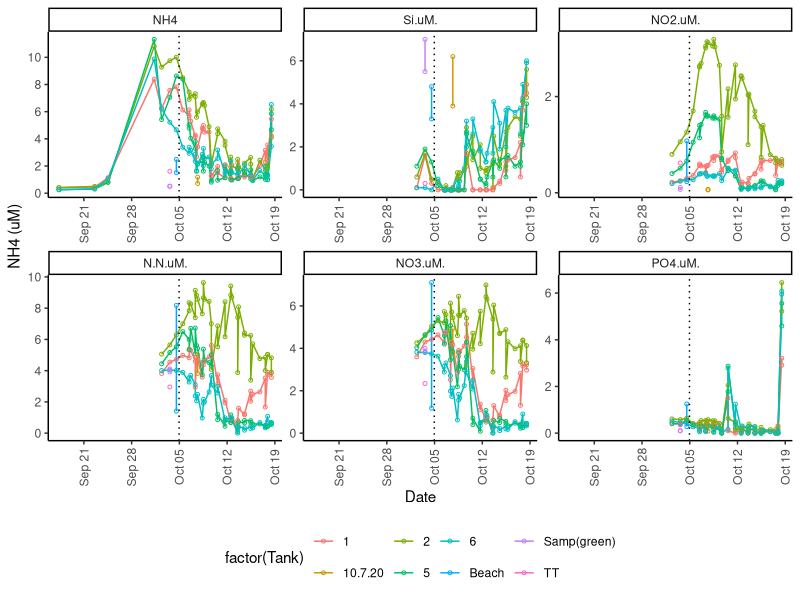
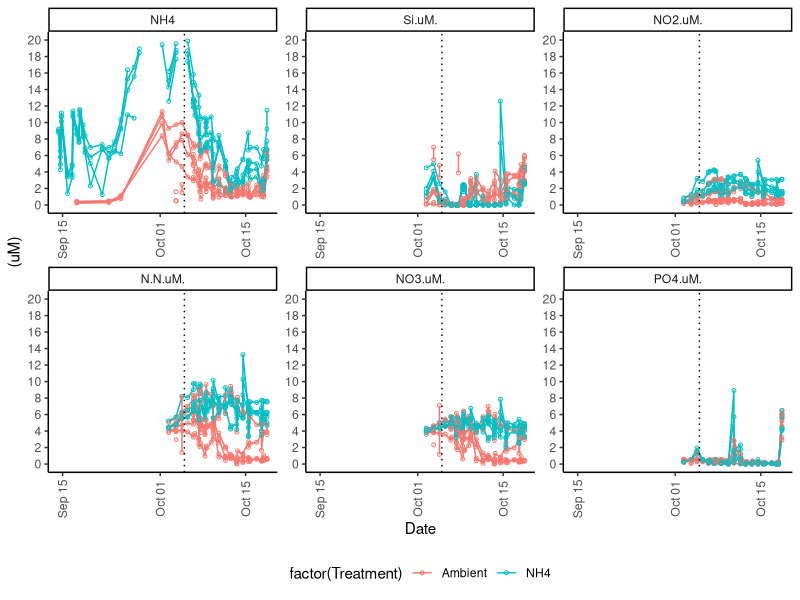
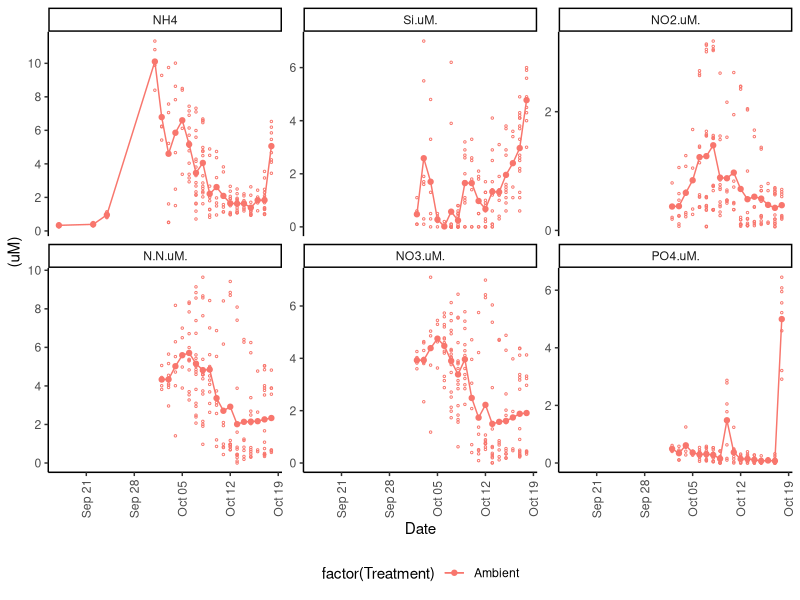
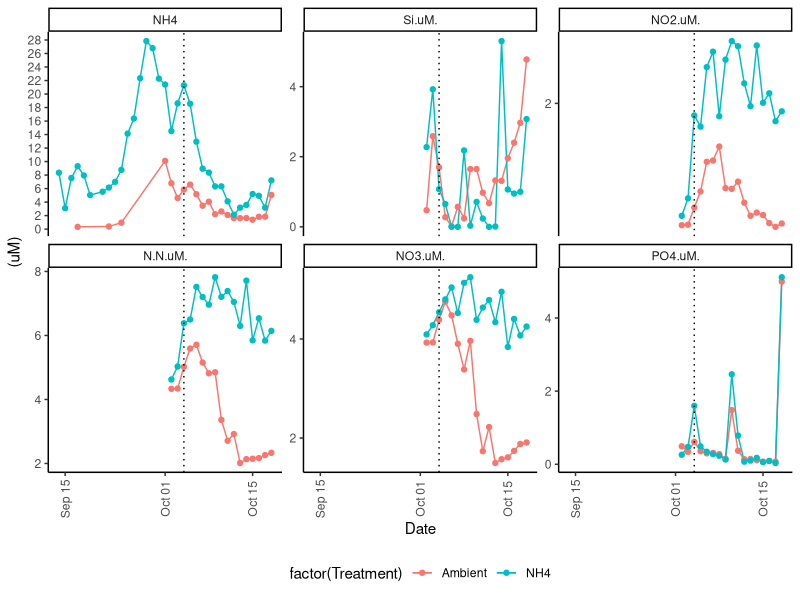
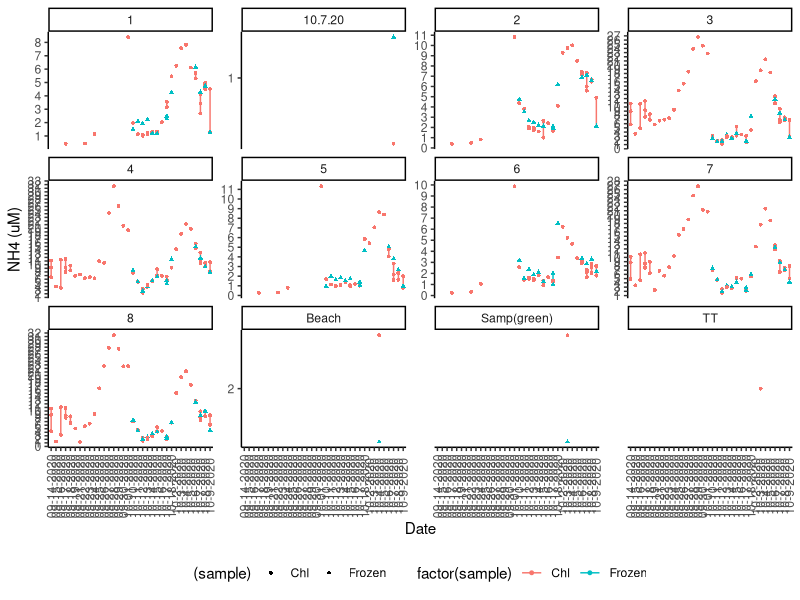
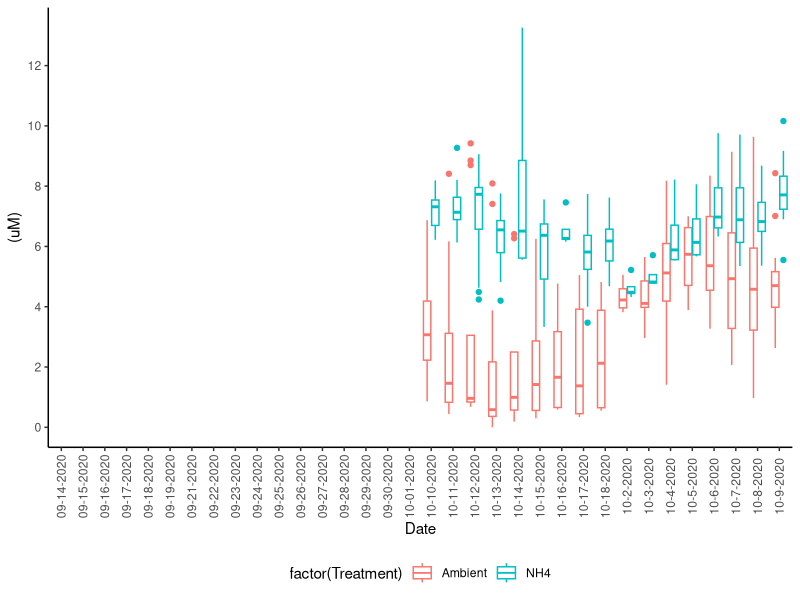
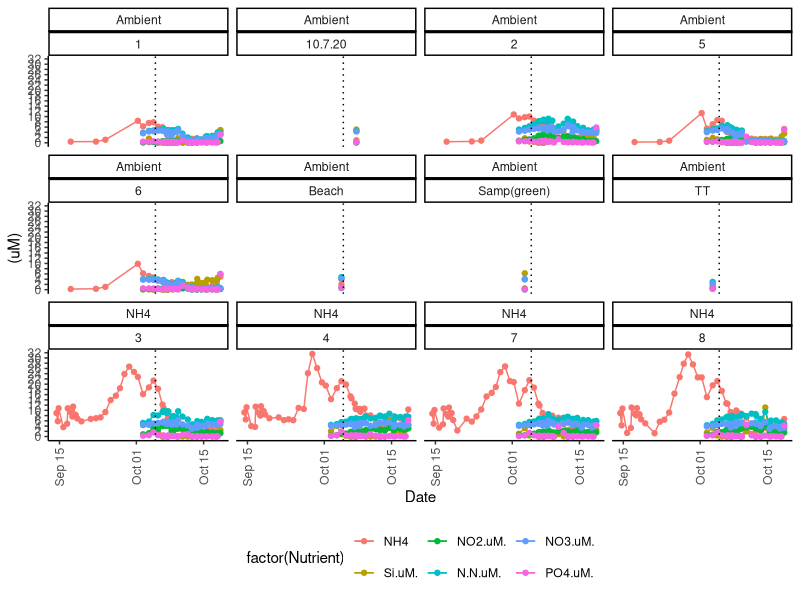

Reproduce these figures in R, in order. (Note: this script raises an error after producing the figures.)
## ---- chunk 1
knitr::opts_chunk$set(echo = TRUE, warning=FALSE, message=FALSE) 
                      #fig.width=4, fig.height=3 )
## ---- chunk 2

# Libraries
  library(reshape2)
  library(tidyverse)
  library(tidyr)
  library(lubridate)

# Graphs

theme_set (theme_classic() + theme(panel.grid.major = element_blank(),
                              panel.grid.minor = element_blank(), 
                              axis.line = element_line(colour = "black"),
                              legend.position="bottom",
                              axis.text.x = element_text(angle = 90, vjust = 0.5),
                              plot.title = element_text(size=12, face="bold"),
                              #panel.border = element_rect(colour = "black", fill=NA, size=1)
                              panel.border = element_blank()
                              ))
## ---- chunk 3
# Nutrients

Nutrients<-read.csv("Data/Nutrient samples_round4.csv")
  summary(Nutrients)
  
  #Nutrients$Date<-as.Date(Nutrients$Date, "%m-%d-%Y")
  #Nutrients$Time<-paste(Nutrients$Date, Nutrients$Hour, sep = " ")

  #Nutrients$Time<-strptime(Nutrients$Time, "%Y-%m-%d %H:%M:%S")
  #Nutrients$Time <- as.POSIXct(Nutrients$Time)
  #Nutrients$Date <- as.Date(Nutrients$Time)
  
summary(Nutrients)

# Tall format
  Nutrients.tall <- gather(Nutrients, Nutrient, Concentration, 
                      NH4:PO4.uM., factor_key=TRUE)
  Nutrients.tall$Date<-as.Date(Nutrients.tall$Date, "%m-%d-%Y")
  Nutrients.tall$Time<-paste(Nutrients.tall$Date, Nutrients$Hour, sep = " ")

  Nutrients.tall$Time<-strptime(Nutrients.tall$Time, "%Y-%m-%d %H:%M:%S")
  Nutrients.tall$Time <- as.POSIXct(Nutrients.tall$Time)
  Nutrients.tall$Date <- as.Date(Nutrients.tall$Time)
  
  summary(Nutrients.tall)
  
## ---- chunk 4
# Precipitation
  Precipitation<-read.csv("Data/Precipitation.csv")

  Precipitation$Time<-paste(Precipitation$Date, Precipitation$Hour, sep = " ")
  Precipitation$Time<-strptime(Precipitation$Time, "%Y-%m-%d %H:%M:%S")
  Precipitation$Time <- as.POSIXct(Precipitation$Time)

  Precipitation$Date<-as.Date(Precipitation$Date, "%Y-%m-%d")
  

# Salinity
  Salinity<-read.csv("Data/System.csv")
  Salinity$Time<-strptime(Salinity$Time, "%m/%d/%Y %H:%M:%S")
  Salinity$Time <- as.POSIXct(Salinity$Time)
  Salinity$Date <- as.Date(Salinity$Time)
  summary(Salinity)
  
  
Summary.Salinity<- Salinity %>%
  group_by(Date)%>%
  dplyr::summarise(mean=mean(Salinity), 
            min=min(Salinity),
            max=max(Salinity))

Summary.Salinity<-left_join(Summary.Salinity, Precipitation, by=("Date"))
Summary.Salinity$Precipitation<-as.numeric(Summary.Salinity$Precipitation)

summary(Summary.Salinity)
## ---- chunk 5
TankNutrients<- ggplot(subset(Nutrients.tall, Treatment=="Ambient"),
                       aes (Time, Concentration, group=(Tank),
                                            colour=factor(Tank))) +
  #geom_vline(xintercept=1500)+
  geom_line(linetype=1)+
  geom_point(alpha=1, size=1, shape=21)+
  scale_y_continuous(#limits = c(0, 35),
                         breaks = seq(0, 35, 2),  
                       #  expand = c(0, 0),
                         name=("NH4 (uM)"))+
  scale_x_datetime(date_minor_breaks = "1 day", 
               name=("Date"))+
  geom_vline(xintercept = as.numeric(as_datetime("2020-10-04 23:00:00")), linetype=3)
  
TankNutrients+facet_wrap(Nutrient~., scales = "free")


TankNutrients<- ggplot(Nutrients.tall, aes (Time, Concentration, group=(Tank),
                                            colour=factor(Treatment))) +
  #geom_vline(xintercept=1500)+
  geom_line(linetype=1)+
  geom_point(alpha=1, size=1, shape=21)+
  scale_y_continuous(limits = c(0, 20),
                         breaks = seq(0, 35, 2),  
                       #  expand = c(0, 0),
                         name=("(uM)"))+
  scale_x_datetime(date_minor_breaks = "1 day", 
               name=("Date"))+
  geom_vline(xintercept = as.numeric(as_datetime("2020-10-04 23:00:00")), linetype=3)
  
TankNutrients+facet_wrap(Nutrient~., scales = "free")


## ---- chunk 6
TankNutrients<- ggplot(subset(Nutrients.tall, Treatment=="Ambient"),
                       aes (Date, Concentration, colour=factor(Treatment))) +
  #geom_vline(xintercept=1500)+
  #geom_line(linetype=1)+
  geom_point(alpha=1, size=0.5, shape=21)+
  stat_summary(fun.data = "mean_cl_boot",geom = "errorbar", width = 0.2 )+
  stat_summary(fun.y=mean, geom="line") + 
  stat_summary(fun.y=mean, geom="point") +
  scale_y_continuous(#limits = c(0, 20),
                      breaks = seq(0, 35, 2),  
                      #  expand = c(0, 0),
                      name=("(uM)"))#+
  #scale_x_datetime(date_minor_breaks = "1 day", 
   #            name=("Date"))+
  #geom_vline(xintercept = as.numeric(as_datetime("2020-10-04 23:00:00")), linetype=3)
  
TankNutrients+facet_wrap(Nutrient~., scales = "free_y")


TankNutrients<- ggplot(Nutrients.tall, aes (Date, Concentration, colour=factor(Treatment))) +
  #geom_vline(xintercept=1500)+
  #geom_line(linetype=1)+
  #geom_point(alpha=1, size=1, shape=21)+
  stat_summary(fun.data = "mean_cl_boot",geom = "errorbar", width = 0.2 )+
  stat_summary(fun.y=mean, geom="line") + 
  stat_summary(fun.y=mean, geom="point") +
  scale_y_continuous(#limits = c(0, 20),
                      breaks = seq(0, 35, 2),  
                      #  expand = c(0, 0),
                      name=("(uM)"))+
  geom_vline(xintercept = as.numeric(as.Date("2020-10-04")), linetype=3)
TankNutrients+facet_wrap(~Nutrient, scales = "free_y")

TankNutrients<- ggplot(Nutrients,
                       aes (Date, NH4, shape=(sample), colour=factor(sample))) +
  #geom_vline(xintercept=1500)+
  #geom_line(linetype=1)+
  geom_line()+
  geom_point(alpha=1, size=1)+
  #stat_summary(fun.data = "mean_cl_boot",geom = "errorbar", width = 0.2 )+
  #stat_summary(fun.y=mean, geom="line") + 
  #stat_summary(fun.y=mean, geom="point") +
  scale_y_continuous(#limits = c(0, 20),
                      breaks = seq(0, 35, 1),  
                      #  expand = c(0, 0),
                      name=("NH4 (uM)"))+
  geom_vline(xintercept = as.numeric(as.Date("2020-10-04")), linetype=3)
TankNutrients+facet_wrap(~Tank, scales = "free_y")


NO3<- ggplot(Nutrients, aes (Date, N.N.uM., colour=factor(Treatment))) +
  #geom_vline(xintercept=1500)+
  #geom_line(linetype=1)+
  #geom_point(alpha=1, size=1, shape=21)+
  geom_boxplot()+
  stat_summary(fun.data = "mean_cl_boot",geom = "errorbar", width = 0.2 )+
  #stat_summary(fun.y=mean, geom="line") + 
  #stat_summary(fun.y=mean, geom="point") +
  scale_y_continuous(#limits = c(0, 20),
                      breaks = seq(0, 35, 2),  
                      #  expand = c(0, 0),
                      name=("(uM)"))+
geom_vline(xintercept = as.numeric(as.Date("2020-10-04")), linetype=3)
NO3



## ---- chunk 7
TankNutrients<- ggplot(Nutrients.tall, aes (Time, Concentration, colour=factor(Nutrient))) +
  #geom_vline(xintercept=1500)+
  #geom_line(linetype=1)+
  #geom_point(alpha=1, size=1, shape=21)+
  stat_summary(fun.data = "mean_cl_boot",geom = "errorbar", width = 0.2 )+
  stat_summary(fun.y=mean, geom="line") + 
  stat_summary(fun.y=mean, geom="point") +
  scale_y_continuous(#limits = c(0, 20),
                      breaks = seq(0, 35, 2),  
                      #  expand = c(0, 0),
                      name=("(uM)"))+
  scale_x_datetime(date_minor_breaks = "1 day", 
               name=("Date"))+
  geom_vline(xintercept = as.numeric(as_datetime("2020-10-04 23:00:00")), linetype=3)
  
TankNutrients+facet_wrap(Treatment~Tank)
## ---- chunk 8

TankNH4<- ggplot(Nutrients., aes (x=Time)) +
  #geom_vline(xintercept=1500)+
  geom_line(aes(y=NH4, group=(Tank), colour=factor(Treatment)), linetype=2)+
  geom_point(aes(y=NH4, colour=factor(Treatment)), alpha=1, size=2, shape=21)+
  geom_hline(yintercept = 10, linetype=3)+
  geom_hline(yintercept = 20, linetype=3)+
  geom_hline(yintercept = 30, linetype=3)+
  
  scale_y_continuous(limits = c(0, 35),
                         breaks = seq(0, 35, 2),  
                         expand = c(0.01, 0),
                         name=("NH4 (uM)"))+
  scale_x_datetime(breaks = "1 day", 
                   #limits = c(Sys.Date() - 20, NA),
                    #limits = as.Date(c("2020-09-14","2020-10-03")),
                    name=("Date"))

TankNH4+facet_grid(sample~.)

## ---- chunk 9

TankNutrients<- ggplot(Nutrients, aes (Time, NH4, colour=factor(Tank))) +
  #geom_vline(xintercept=1500)+
  #geom_line(linetype=2)+
  geom_point(alpha=1, size=2)+
  scale_y_continuous(limits = c(0, 35),
                         breaks = seq(0, 35, 2),  
                         expand = c(0, 0),
                         name=("NH4 (uM)"))+
  scale_x_datetime(date_minor_breaks = "1 day", 
               name=("Date"))

TankNutrients+facet_grid(Treatment~.)

## ---- chunk 10

TankNH4<- ggplot(Nutrients, aes (x=Time)) +
  #geom_vline(xintercept=1500)+
  geom_line(aes(y=NH4, group=(Tank), colour=factor(Treatment)), linetype=2)+
  geom_point(aes(y=NH4, colour=factor(Treatment)), alpha=1, size=2, shape=21)+
  geom_hline(yintercept = 10, linetype=3)+
  geom_hline(yintercept = 20, linetype=3)+
  geom_hline(yintercept = 30, linetype=3)+
  
  scale_y_continuous(limits = c(0, 35),
                         breaks = seq(0, 35, 2),  
                         expand = c(0.01, 0),
                         name=("NH4 (uM)"))+
  scale_x_datetime(breaks = "1 day", 
                   #limits = c(Sys.Date() - 20, NA),
                    #limits = as.Date(c("2020-09-14","2020-10-03")),
                    name=("Date"))

TankNH4+facet_grid(sample~.)


## ---- chunk 11

TankNO3<- ggplot(Nutrients, aes (x=Time)) +
  #geom_vline(xintercept=1500)+
  geom_line(aes(y=NO3.uM., group=(Tank), colour=factor(Treatment)), linetype=2)+
  geom_point(aes(y=NO3.uM., colour=factor(Treatment)), alpha=1, size=2, shape=21)+
  geom_hline(yintercept = 10, linetype=3)+
  geom_hline(yintercept = 20, linetype=3)+
  geom_hline(yintercept = 30, linetype=3)+
  
  scale_y_continuous(limits = c(0, 10),
                         breaks = seq(0, 10, 0.5),  
                         expand = c(0.01, 0),
                         name=("NO3 (uM)"))+
  scale_x_datetime(breaks = "1 day", 
                   #limits = c(Sys.Date() - 20, NA),
                    #limits = as.Date(c("2020-09-14","2020-10-03")),
                    name=("Date"))

TankNO3+facet_grid(sample~.)



TankNN<- ggplot(Nutrients, aes (x=Date)) +
  #geom_vline(xintercept=1500)+
  geom_line(aes(y=N.N.uM., group=(Tank), colour=factor(Tank)), linetype=2)+
  geom_point(aes(y=N.N.uM., colour=factor(Tank), shape=factor(Treatment)), alpha=1, size=2)+
  geom_hline(yintercept = 10, linetype=3)+
  geom_hline(yintercept = 20, linetype=3)+
  geom_hline(yintercept = 30, linetype=3)+
  
  scale_y_continuous(limits = c(0, 10),
                         breaks = seq(0, 10, 0.5),  
                         expand = c(0.01, 0),
                         name=("NO3 + NO2 (uM)"))+
  scale_x_date(breaks = "1 day", 
                   #limits = c(Sys.Date() - 20, NA),
                    limits = as.Date(c("2020-09-20","2020-10-20")),
                    name=("Date"))

TankNN+facet_grid(sample~Treatment)

TankNh4<- ggplot(Nutrients, aes (x=Time)) +
  #geom_vline(xintercept=1500)+
  geom_line(aes(y=NH4, group=(Tank), colour=factor(Tank)), linetype=2)+
  geom_point(aes(y=NH4, colour=factor(Tank), shape=factor(Treatment)), alpha=1, size=2)+
  geom_hline(yintercept = 10, linetype=3)+
  geom_hline(yintercept = 20, linetype=3)+
  geom_hline(yintercept = 30, linetype=3)+
  geom_vline(xintercept = as.Date("2020-10-05"), linetype=3)+

  
  scale_y_continuous(limits = c(0, 15),
                         breaks = seq(0, 35, 2),  
                         expand = c(0.01, 0),
                         name=("NH4 (uM)"))+
  scale_x_datetime(breaks = "1 day", 
                   #limits = c(Sys.Date() - 20, NA),
                    #limits = as.Date(c("2020-09-14","2020-10-03")),
                    name=("Date"))

TankNh4+facet_grid(sample~.)

TankPO3<- ggplot(Nutrients, aes (x=Time)) +
  #geom_vline(xintercept=1500)+
  geom_line(aes(y=PO4..uM., group=(Tank), colour=factor(Treatment)), linetype=2)+
  geom_point(aes(y=PO4..uM., colour=factor(Treatment)), alpha=1, size=2, shape=21)+
  geom_hline(yintercept = 10, linetype=3)+
  geom_hline(yintercept = 20, linetype=3)+
  geom_hline(yintercept = 30, linetype=3)+
  
  scale_y_continuous(limits = c(0, 10),
                         breaks = seq(0, 10, 0.5),  
                         expand = c(0.01, 0),
                         name=("PO3 (uM)"))+
  scale_x_datetime(breaks = "1 day", 
                   #limits = c(Sys.Date() - 20, NA),
                    #limits = as.Date(c("2020-09-14","2020-10-03")),
                    name=("Date"))

TankPO3+facet_grid(sample~.)

## ---- chunk 12
 TankNutrients<- ggplot(Nutrients, aes (Time, NH4, colour=factor(Tank))) +
  #geom_vline(xintercept=1500)+
  geom_line(linetype=2)+
  geom_point(alpha=1, size=2)+
  scale_y_continuous(limits = c(0, 35),
                         breaks = seq(0, 35, 2),  
                         expand = c(0, 0),
                         name=("NH4 (uM)"))+
  scale_x_datetime(date_minor_breaks = "1 day", 
               name=("Date"))

TankNutrients+facet_grid(Treatment~.)

## ---- chunk 13
Salinity_plot<- ggplot(Salinity, aes (x=Time, y=Salinity)) +
  #geom_vline(xintercept=1500)+
  geom_line()+
    scale_y_continuous(limits = c(15, 36),
                         breaks = seq(15, 35, 2),  
                         expand = c(0.01, 0),
                         name=("Salinity (?)"))+
  scale_x_datetime(breaks = "1 week", 
                   #limits = c(Sys.Date() - 20, NA),
                    #limits = as.Date(c("2020-09-14","2020-10-03")),
                    name=("Date"))

Salinity_plot


Salinity_summary<- ggplot(Summary.Salinity, aes (x=Date)) +
  #geom_vline(xintercept=1500)+
  geom_line(aes(y=min), colour="blue")+
  geom_line(aes(y=max), colour="red")+
  geom_line(aes(y=mean), colour="black")+
  geom_line(aes(y=Precipitation*10), colour="black")+
  geom_hline(yintercept = 30, linetype=3)+
  geom_hline(yintercept = 33, linetype=3)+
  
  # Data collection
  geom_vline(xintercept = as.Date("2020-08-12"), linetype=3)+
  geom_vline(xintercept = as.Date("2020-09-04"), linetype=3)+
  geom_vline(xintercept = as.Date("2020-09-11"), linetype=3)+
  geom_vline(xintercept = as.Date("2020-09-14"), linetype=4)+
  geom_vline(xintercept = as.Date("2020-09-18"), linetype=3)+
  geom_vline(xintercept = as.Date("2020-09-25"), linetype=3)+
  geom_vline(xintercept = as.Date("2020-10-02"), linetype=3)+
  geom_vline(xintercept = as.Date("2020-10-09"), linetype=3)+
  
  geom_hline(yintercept = 33, linetype=3)+
  
  scale_y_continuous(limits = c(0, 36),
                         breaks = seq(0, 35, 2),  
                         expand = c(0.01, 0),
                         name=("Salinity (?)"))+
  scale_x_date(breaks = "3 day", 
                   #limits = c(Sys.Date() - 20, NA),
                    #limits = as.Date(c("2020-09-14","2020-10-03")),
                    name=("Date"))

Salinity_summary

## ---- chunk 14
All_summary<- ggplot() +
  
  geom_hline(yintercept = 30, linetype=3)+
  geom_hline(yintercept = 33, linetype=3)+
  
  # Data collection
  geom_vline(xintercept = as.Date("2020-08-12"), linetype=3)+
  geom_vline(xintercept = as.Date("2020-08-21"), linetype=3)+
  geom_vline(xintercept = as.Date("2020-09-04"), linetype=3)+
  geom_vline(xintercept = as.Date("2020-09-11"), linetype=3)+
  geom_vline(xintercept = as.Date("2020-09-14"), linetype=4)+
  geom_vline(xintercept = as.Date("2020-09-18"), linetype=3)+
  geom_vline(xintercept = as.Date("2020-09-25"), linetype=3)+
  geom_vline(xintercept = as.Date("2020-10-02"), linetype=3)+
  geom_vline(xintercept = as.Date("2020-10-09"), linetype=3)+
  
  geom_line(data=Summary.Salinity, aes(x=Date, y=min), colour="blue")+
  geom_line(data=Summary.Salinity, aes(x=Date, y=max), colour="red")+
  geom_line(data=Summary.Salinity, aes( x=Date, y=mean), colour="black")+
  
  geom_line(data=Summary.Salinity, aes(x=Date, y=Precipitation+20), colour="black")+
  geom_point(data=Summary.Salinity, aes(x=Date, y=Precipitation+20), colour="black", alpha=1, size=1)+
  
  #geom_line(data=Nutrients, aes (x=as.Date(Time), y=NH4, group=factor(Tank), 
  #                               colour=Treatment), linetype=2) +
  #geom_point(data=Nutrients, aes (x=as.Date(Time), y=NH4, group=factor(Tank),
   #                               colour=Treatment), alpha=1, size=2, shape=21) +
  geom_line(data=Nutrients, aes (x=Date, y=PO4..uM., group=factor(Tank), 
                                 colour=Treatment), linetype=1) +
  
  
  scale_y_continuous(limits = c(0, 36),
                         breaks = seq(0, 35, 2),  
                         expand = c(0.01, 0),
                         name=("Salinity / NH4 (uM) / Precipitation +20in"))+
  scale_x_date(breaks = "3 day", 
                   #limits = c(Sys.Date() - 20, NA),
                    #limits = as.Date(c("2020-09-14","2020-10-03")),
                    name=("Date"))
All_summary

## ---- chunk 15
# Temperature

Samples <- data.frame(table(Nutrients$Sample.ID))
  colnames(Samples)<-c("Sample.ID","RanA")
  Nutrients_sample<-plyr::join(Nutrients, Samples, type = "left")
  
  Nutrients_sample<-Nutrients[duplicated(Nutrients$Sample.ID), ]
  
  Nutrients_sample <- Nutrients_sample[(Nutrients_sample$RanA>1),]
  
  summary(Nutrients_sample)
  
  # Tall format
  Samples.tall <- gather(Nutrients_sample, Nutrient, Concentration, 
                      NH4:PO4.uM., factor_key=TRUE)
  
  samples2 <- spread(Samples.tall,sample, Concentration)

  summary(samples2)
  
  
  
 Sample_type<- ggplot(samples2, aes (Frozen, Chl))+
   geom_smooth(method = lm)+
  geom_point(aes(colour=Date),alpha=1, size=2, shape=21)+
  geom_abline(intercept = 0, slope = 1, linetype=2)+
   
  scale_y_continuous(#limits = c(0, 35),
                        breaks = seq(0,20, 2),  
  #                       expand = c(0, 0),
                        name=("Concentration (uM) - Chloroform"))+
  scale_x_continuous(#limits = c(0, 35),
                        breaks = seq(0,20, 2),  
  #                       expand = c(0, 0),
                        name=("Concentration (uM) - Frozen"))
  
Sample_type+facet_wrap(~Nutrient, scales = "free")
  
